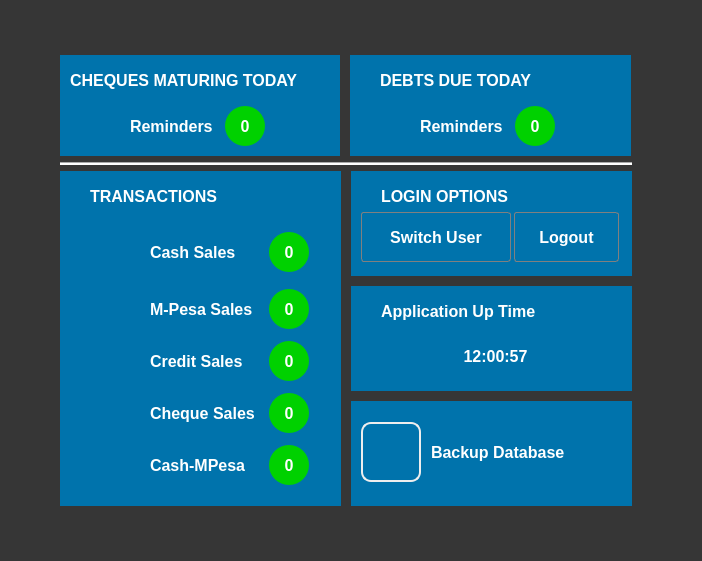
<?xml version="1.0" encoding="UTF-8"?>
<ui version="4.0">
 <class>DashboardForm</class>
 <widget class="QWidget" name="DashboardForm">
  <property name="geometry">
   <rect>
    <x>0</x>
    <y>0</y>
    <width>702</width>
    <height>561</height>
   </rect>
  </property>
  <property name="windowTitle">
   <string>Form</string>
  </property>
  <property name="styleSheet">
   <string notr="true">*{
background-color:rgb(54,54,54);
font:12pt;
color:white;
}</string>
  </property>
  <layout class="QHBoxLayout" name="horizontalLayout">
   <property name="spacing">
    <number>0</number>
   </property>
   <property name="leftMargin">
    <number>0</number>
   </property>
   <property name="topMargin">
    <number>0</number>
   </property>
   <property name="rightMargin">
    <number>0</number>
   </property>
   <property name="bottomMargin">
    <number>0</number>
   </property>
   <item>
    <widget class="QWidget" name="HomeForm" native="true">
     <property name="styleSheet">
      <string notr="true">QPushButton#backupDbBtn{
border:2px solid #eeeeee;
border-radius:10px;
}
QPushButton#backupDbBtn:hover{
border:1px solid pink;
}
QPushButton#backupDbBtn:pressed{
border:3px solid orange;
}</string>
     </property>
     <layout class="QGridLayout" name="gridLayout">
      <item row="1" column="0">
       <layout class="QHBoxLayout" name="horizontalLayout_14">
        <item>
         <spacer name="horizontalSpacer">
          <property name="orientation">
           <enum>Qt::Horizontal</enum>
          </property>
          <property name="sizeHint" stdset="0">
           <size>
            <width>40</width>
            <height>20</height>
           </size>
          </property>
         </spacer>
        </item>
        <item>
         <layout class="QVBoxLayout" name="verticalLayout_3">
          <property name="topMargin">
           <number>0</number>
          </property>
          <property name="rightMargin">
           <number>10</number>
          </property>
          <item>
           <layout class="QHBoxLayout" name="horizontalLayout_7">
            <property name="spacing">
             <number>10</number>
            </property>
            <item>
             <widget class="QWidget" name="widget_2" native="true">
              <property name="sizePolicy">
               <sizepolicy hsizetype="Fixed" vsizetype="Fixed">
                <horstretch>0</horstretch>
                <verstretch>0</verstretch>
               </sizepolicy>
              </property>
              <property name="minimumSize">
               <size>
                <width>280</width>
                <height>101</height>
               </size>
              </property>
              <property name="styleSheet">
               <string notr="true">background-color: rgb(0, 115, 172);
font-weight:bold;</string>
              </property>
              <widget class="QLabel" name="label">
               <property name="geometry">
                <rect>
                 <x>10</x>
                 <y>10</y>
                 <width>241</width>
                 <height>30</height>
                </rect>
               </property>
               <property name="minimumSize">
                <size>
                 <width>0</width>
                 <height>30</height>
                </size>
               </property>
               <property name="text">
                <string>CHEQUES MATURING TODAY</string>
               </property>
              </widget>
              <widget class="QWidget" name="layoutWidget">
               <property name="geometry">
                <rect>
                 <x>70</x>
                 <y>50</y>
                 <width>135</width>
                 <height>42</height>
                </rect>
               </property>
               <layout class="QHBoxLayout" name="horizontalLayout_2">
                <item>
                 <widget class="QLabel" name="label_2">
                  <property name="minimumSize">
                   <size>
                    <width>0</width>
                    <height>30</height>
                   </size>
                  </property>
                  <property name="text">
                   <string>Reminders</string>
                  </property>
                 </widget>
                </item>
                <item>
                 <widget class="QLabel" name="chequeRemindersBadgeLabel">
                  <property name="minimumSize">
                   <size>
                    <width>40</width>
                    <height>40</height>
                   </size>
                  </property>
                  <property name="maximumSize">
                   <size>
                    <width>40</width>
                    <height>40</height>
                   </size>
                  </property>
                  <property name="styleSheet">
                   <string notr="true">background-color:#00d100;
border-radius:20px;</string>
                  </property>
                  <property name="text">
                   <string>0</string>
                  </property>
                  <property name="alignment">
                   <set>Qt::AlignCenter</set>
                  </property>
                 </widget>
                </item>
               </layout>
              </widget>
             </widget>
            </item>
            <item>
             <widget class="QWidget" name="widget_3" native="true">
              <property name="sizePolicy">
               <sizepolicy hsizetype="Fixed" vsizetype="Fixed">
                <horstretch>0</horstretch>
                <verstretch>0</verstretch>
               </sizepolicy>
              </property>
              <property name="minimumSize">
               <size>
                <width>281</width>
                <height>101</height>
               </size>
              </property>
              <property name="styleSheet">
               <string notr="true">background-color: rgb(0, 115, 172);
font-weight:bold;</string>
              </property>
              <widget class="QLabel" name="label_3">
               <property name="geometry">
                <rect>
                 <x>30</x>
                 <y>10</y>
                 <width>181</width>
                 <height>30</height>
                </rect>
               </property>
               <property name="minimumSize">
                <size>
                 <width>0</width>
                 <height>30</height>
                </size>
               </property>
               <property name="text">
                <string>DEBTS DUE TODAY</string>
               </property>
              </widget>
              <widget class="QWidget" name="layoutWidget">
               <property name="geometry">
                <rect>
                 <x>70</x>
                 <y>50</y>
                 <width>135</width>
                 <height>42</height>
                </rect>
               </property>
               <layout class="QHBoxLayout" name="horizontalLayout_3">
                <item>
                 <widget class="QLabel" name="label_4">
                  <property name="minimumSize">
                   <size>
                    <width>0</width>
                    <height>30</height>
                   </size>
                  </property>
                  <property name="text">
                   <string>Reminders</string>
                  </property>
                 </widget>
                </item>
                <item>
                 <widget class="QLabel" name="debtRemindersBadgeLabel">
                  <property name="minimumSize">
                   <size>
                    <width>40</width>
                    <height>40</height>
                   </size>
                  </property>
                  <property name="maximumSize">
                   <size>
                    <width>40</width>
                    <height>40</height>
                   </size>
                  </property>
                  <property name="styleSheet">
                   <string notr="true">background-color:#00d100;
border-radius:20px;</string>
                  </property>
                  <property name="text">
                   <string>0</string>
                  </property>
                  <property name="alignment">
                   <set>Qt::AlignCenter</set>
                  </property>
                 </widget>
                </item>
               </layout>
              </widget>
             </widget>
            </item>
           </layout>
          </item>
          <item>
           <widget class="Line" name="line">
            <property name="styleSheet">
             <string notr="true">background-color:white;</string>
            </property>
            <property name="orientation">
             <enum>Qt::Horizontal</enum>
            </property>
           </widget>
          </item>
          <item>
           <layout class="QHBoxLayout" name="horizontalLayout_12">
            <property name="spacing">
             <number>10</number>
            </property>
            <item>
             <widget class="QWidget" name="widget_6" native="true">
              <property name="sizePolicy">
               <sizepolicy hsizetype="Fixed" vsizetype="Fixed">
                <horstretch>0</horstretch>
                <verstretch>0</verstretch>
               </sizepolicy>
              </property>
              <property name="minimumSize">
               <size>
                <width>281</width>
                <height>335</height>
               </size>
              </property>
              <property name="styleSheet">
               <string notr="true">background-color: rgb(0, 115, 172);
font-weight:bold;</string>
              </property>
              <widget class="QLabel" name="label_9">
               <property name="geometry">
                <rect>
                 <x>30</x>
                 <y>10</y>
                 <width>151</width>
                 <height>30</height>
                </rect>
               </property>
               <property name="minimumSize">
                <size>
                 <width>0</width>
                 <height>30</height>
                </size>
               </property>
               <property name="text">
                <string>TRANSACTIONS</string>
               </property>
              </widget>
              <widget class="QWidget" name="layoutWidget">
               <property name="geometry">
                <rect>
                 <x>90</x>
                 <y>50</y>
                 <width>159</width>
                 <height>271</height>
                </rect>
               </property>
               <layout class="QVBoxLayout" name="verticalLayout">
                <item>
                 <layout class="QHBoxLayout" name="horizontalLayout_6">
                  <item>
                   <widget class="QLabel" name="label_10">
                    <property name="minimumSize">
                     <size>
                      <width>0</width>
                      <height>50</height>
                     </size>
                    </property>
                    <property name="text">
                     <string>Cash Sales</string>
                    </property>
                   </widget>
                  </item>
                  <item>
                   <widget class="QLabel" name="cashSalesBadge">
                    <property name="minimumSize">
                     <size>
                      <width>40</width>
                      <height>40</height>
                     </size>
                    </property>
                    <property name="maximumSize">
                     <size>
                      <width>40</width>
                      <height>40</height>
                     </size>
                    </property>
                    <property name="styleSheet">
                     <string notr="true">background-color:#00d100;
border-radius:20px;
</string>
                    </property>
                    <property name="text">
                     <string>0</string>
                    </property>
                    <property name="alignment">
                     <set>Qt::AlignCenter</set>
                    </property>
                   </widget>
                  </item>
                 </layout>
                </item>
                <item>
                 <layout class="QHBoxLayout" name="horizontalLayout_8">
                  <item>
                   <widget class="QLabel" name="label_13">
                    <property name="minimumSize">
                     <size>
                      <width>0</width>
                      <height>30</height>
                     </size>
                    </property>
                    <property name="text">
                     <string>M-Pesa Sales</string>
                    </property>
                   </widget>
                  </item>
                  <item>
                   <widget class="QLabel" name="mpesaBadgeLabel">
                    <property name="minimumSize">
                     <size>
                      <width>40</width>
                      <height>40</height>
                     </size>
                    </property>
                    <property name="maximumSize">
                     <size>
                      <width>40</width>
                      <height>40</height>
                     </size>
                    </property>
                    <property name="styleSheet">
                     <string notr="true">background-color:#00d100;
border-radius:20px;</string>
                    </property>
                    <property name="text">
                     <string>0</string>
                    </property>
                    <property name="alignment">
                     <set>Qt::AlignCenter</set>
                    </property>
                   </widget>
                  </item>
                 </layout>
                </item>
                <item>
                 <layout class="QHBoxLayout" name="horizontalLayout_9">
                  <item>
                   <widget class="QLabel" name="label_14">
                    <property name="minimumSize">
                     <size>
                      <width>0</width>
                      <height>30</height>
                     </size>
                    </property>
                    <property name="text">
                     <string>Credit Sales</string>
                    </property>
                   </widget>
                  </item>
                  <item>
                   <widget class="QLabel" name="creditBadgeLabel">
                    <property name="minimumSize">
                     <size>
                      <width>40</width>
                      <height>40</height>
                     </size>
                    </property>
                    <property name="maximumSize">
                     <size>
                      <width>40</width>
                      <height>40</height>
                     </size>
                    </property>
                    <property name="styleSheet">
                     <string notr="true">background-color:#00d100;
border-radius:20px;</string>
                    </property>
                    <property name="text">
                     <string>0</string>
                    </property>
                    <property name="alignment">
                     <set>Qt::AlignCenter</set>
                    </property>
                   </widget>
                  </item>
                 </layout>
                </item>
                <item>
                 <layout class="QHBoxLayout" name="horizontalLayout_10">
                  <item>
                   <widget class="QLabel" name="label_15">
                    <property name="minimumSize">
                     <size>
                      <width>0</width>
                      <height>30</height>
                     </size>
                    </property>
                    <property name="text">
                     <string>Cheque Sales</string>
                    </property>
                   </widget>
                  </item>
                  <item>
                   <widget class="QLabel" name="chequebadgelbl">
                    <property name="minimumSize">
                     <size>
                      <width>40</width>
                      <height>40</height>
                     </size>
                    </property>
                    <property name="maximumSize">
                     <size>
                      <width>40</width>
                      <height>40</height>
                     </size>
                    </property>
                    <property name="styleSheet">
                     <string notr="true">background-color:#00d100;
border-radius:20px;</string>
                    </property>
                    <property name="text">
                     <string>0</string>
                    </property>
                    <property name="alignment">
                     <set>Qt::AlignCenter</set>
                    </property>
                   </widget>
                  </item>
                 </layout>
                </item>
                <item>
                 <layout class="QHBoxLayout" name="horizontalLayout_11">
                  <item>
                   <widget class="QLabel" name="label_16">
                    <property name="minimumSize">
                     <size>
                      <width>0</width>
                      <height>30</height>
                     </size>
                    </property>
                    <property name="text">
                     <string>Cash-MPesa</string>
                    </property>
                   </widget>
                  </item>
                  <item>
                   <widget class="QLabel" name="cashmpesaLbl">
                    <property name="minimumSize">
                     <size>
                      <width>40</width>
                      <height>40</height>
                     </size>
                    </property>
                    <property name="maximumSize">
                     <size>
                      <width>40</width>
                      <height>40</height>
                     </size>
                    </property>
                    <property name="styleSheet">
                     <string notr="true">background-color:#00d100;
border-radius:20px;</string>
                    </property>
                    <property name="text">
                     <string>0</string>
                    </property>
                    <property name="alignment">
                     <set>Qt::AlignCenter</set>
                    </property>
                   </widget>
                  </item>
                 </layout>
                </item>
               </layout>
              </widget>
             </widget>
            </item>
            <item>
             <layout class="QVBoxLayout" name="verticalLayout_2">
              <item>
               <widget class="QWidget" name="widget_5" native="true">
                <property name="enabled">
                 <bool>true</bool>
                </property>
                <property name="sizePolicy">
                 <sizepolicy hsizetype="Fixed" vsizetype="Fixed">
                  <horstretch>0</horstretch>
                  <verstretch>0</verstretch>
                 </sizepolicy>
                </property>
                <property name="minimumSize">
                 <size>
                  <width>281</width>
                  <height>105</height>
                 </size>
                </property>
                <property name="styleSheet">
                 <string notr="true">*{
background-color: rgb(0, 115, 172);
font-weight:bold;
}
QPushButton{
font:12px &quot;MS Shell Dlg 2&quot;;
border:1px solid grey;
border-radius:3px;
}

QPushButton:hover{
border:2px solid white;
}
QPushButton:pressed{
border:3px solid grey;
}</string>
                </property>
                <widget class="QLabel" name="label_7">
                 <property name="geometry">
                  <rect>
                   <x>30</x>
                   <y>10</y>
                   <width>141</width>
                   <height>30</height>
                  </rect>
                 </property>
                 <property name="minimumSize">
                  <size>
                   <width>0</width>
                   <height>30</height>
                  </size>
                 </property>
                 <property name="text">
                  <string>LOGIN OPTIONS</string>
                 </property>
                </widget>
                <widget class="QWidget" name="layoutWidget">
                 <property name="geometry">
                  <rect>
                   <x>10</x>
                   <y>40</y>
                   <width>258</width>
                   <height>52</height>
                  </rect>
                 </property>
                 <layout class="QHBoxLayout" name="horizontalLayout_5">
                  <property name="spacing">
                   <number>3</number>
                  </property>
                  <item>
                   <widget class="QPushButton" name="switchUserBtn">
                    <property name="enabled">
                     <bool>true</bool>
                    </property>
                    <property name="minimumSize">
                     <size>
                      <width>150</width>
                      <height>50</height>
                     </size>
                    </property>
                    <property name="maximumSize">
                     <size>
                      <width>200</width>
                      <height>50</height>
                     </size>
                    </property>
                    <property name="styleSheet">
                     <string notr="true"/>
                    </property>
                    <property name="text">
                     <string>Switch User</string>
                    </property>
                    <property name="iconSize">
                     <size>
                      <width>32</width>
                      <height>32</height>
                     </size>
                    </property>
                   </widget>
                  </item>
                  <item>
                   <widget class="QPushButton" name="logoutBtn">
                    <property name="enabled">
                     <bool>true</bool>
                    </property>
                    <property name="minimumSize">
                     <size>
                      <width>100</width>
                      <height>50</height>
                     </size>
                    </property>
                    <property name="maximumSize">
                     <size>
                      <width>200</width>
                      <height>50</height>
                     </size>
                    </property>
                    <property name="styleSheet">
                     <string notr="true"/>
                    </property>
                    <property name="text">
                     <string>Logout</string>
                    </property>
                    <property name="iconSize">
                     <size>
                      <width>32</width>
                      <height>32</height>
                     </size>
                    </property>
                   </widget>
                  </item>
                 </layout>
                </widget>
               </widget>
              </item>
              <item>
               <widget class="QWidget" name="widget_4" native="true">
                <property name="sizePolicy">
                 <sizepolicy hsizetype="Fixed" vsizetype="Fixed">
                  <horstretch>0</horstretch>
                  <verstretch>0</verstretch>
                 </sizepolicy>
                </property>
                <property name="minimumSize">
                 <size>
                  <width>281</width>
                  <height>105</height>
                 </size>
                </property>
                <property name="styleSheet">
                 <string notr="true">background-color: rgb(0, 115, 172);
font-weight:bold;</string>
                </property>
                <widget class="QLabel" name="label_5">
                 <property name="geometry">
                  <rect>
                   <x>30</x>
                   <y>10</y>
                   <width>181</width>
                   <height>30</height>
                  </rect>
                 </property>
                 <property name="minimumSize">
                  <size>
                   <width>0</width>
                   <height>30</height>
                  </size>
                 </property>
                 <property name="text">
                  <string>Application Up Time</string>
                 </property>
                </widget>
                <widget class="QLabel" name="datetimeLbl">
                 <property name="geometry">
                  <rect>
                   <x>19</x>
                   <y>50</y>
                   <width>251</width>
                   <height>40</height>
                  </rect>
                 </property>
                 <property name="minimumSize">
                  <size>
                   <width>200</width>
                   <height>30</height>
                  </size>
                 </property>
                 <property name="text">
                  <string>12:00:57</string>
                 </property>
                 <property name="alignment">
                  <set>Qt::AlignCenter</set>
                 </property>
                </widget>
               </widget>
              </item>
              <item>
               <widget class="QWidget" name="widget_7" native="true">
                <property name="sizePolicy">
                 <sizepolicy hsizetype="Fixed" vsizetype="Fixed">
                  <horstretch>0</horstretch>
                  <verstretch>0</verstretch>
                 </sizepolicy>
                </property>
                <property name="minimumSize">
                 <size>
                  <width>281</width>
                  <height>105</height>
                 </size>
                </property>
                <property name="styleSheet">
                 <string notr="true">*{
background-color: rgb(0, 115, 172);
font-weight:bold;
}
QPushButton:hover{
border:2px solid orange;
}
QPushButton:pressed{
border:3px solid orange;
}</string>
                </property>
                <widget class="QWidget" name="layoutWidget">
                 <property name="geometry">
                  <rect>
                   <x>10</x>
                   <y>20</y>
                   <width>213</width>
                   <height>62</height>
                  </rect>
                 </property>
                 <layout class="QHBoxLayout" name="horizontalLayout_13">
                  <property name="spacing">
                   <number>10</number>
                  </property>
                  <item>
                   <widget class="QPushButton" name="backupDbBtn">
                    <property name="enabled">
                     <bool>false</bool>
                    </property>
                    <property name="minimumSize">
                     <size>
                      <width>60</width>
                      <height>60</height>
                     </size>
                    </property>
                    <property name="maximumSize">
                     <size>
                      <width>60</width>
                      <height>60</height>
                     </size>
                    </property>
                    <property name="text">
                     <string/>
                    </property>
                    <property name="iconSize">
                     <size>
                      <width>50</width>
                      <height>50</height>
                     </size>
                    </property>
                   </widget>
                  </item>
                  <item>
                   <widget class="QLabel" name="label_11">
                    <property name="minimumSize">
                     <size>
                      <width>0</width>
                      <height>30</height>
                     </size>
                    </property>
                    <property name="text">
                     <string>Backup Database</string>
                    </property>
                   </widget>
                  </item>
                 </layout>
                </widget>
               </widget>
              </item>
             </layout>
            </item>
           </layout>
          </item>
         </layout>
        </item>
        <item>
         <spacer name="horizontalSpacer_2">
          <property name="orientation">
           <enum>Qt::Horizontal</enum>
          </property>
          <property name="sizeHint" stdset="0">
           <size>
            <width>40</width>
            <height>20</height>
           </size>
          </property>
         </spacer>
        </item>
       </layout>
      </item>
      <item row="2" column="0">
       <spacer name="verticalSpacer">
        <property name="orientation">
         <enum>Qt::Vertical</enum>
        </property>
        <property name="sizeHint" stdset="0">
         <size>
          <width>20</width>
          <height>24</height>
         </size>
        </property>
       </spacer>
      </item>
      <item row="0" column="0">
       <spacer name="verticalSpacer_2">
        <property name="orientation">
         <enum>Qt::Vertical</enum>
        </property>
        <property name="sizeHint" stdset="0">
         <size>
          <width>20</width>
          <height>40</height>
         </size>
        </property>
       </spacer>
      </item>
     </layout>
    </widget>
   </item>
  </layout>
 </widget>
 <resources>
  <include location="main.qrc"/>
 </resources>
 <connections/>
</ui>
